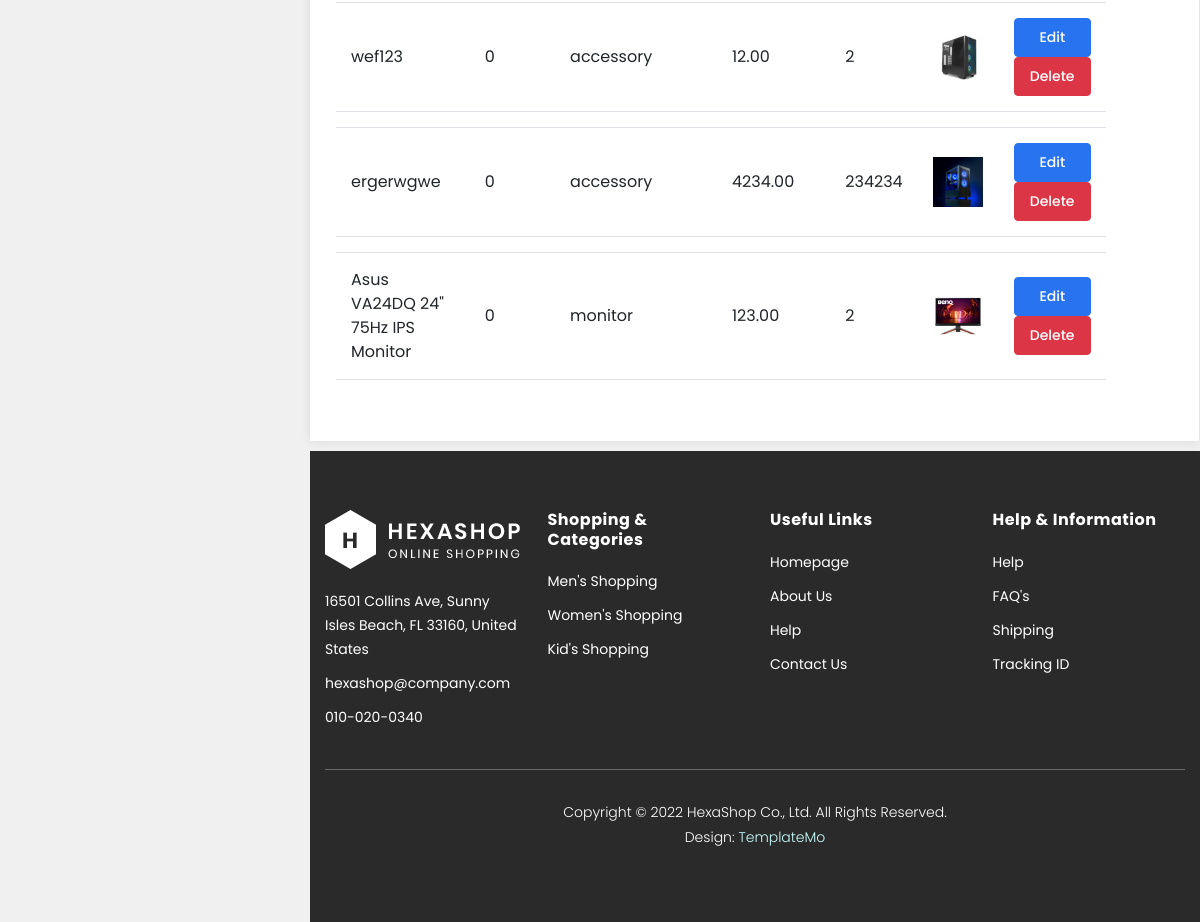
/admin_viewproduct/ (signed in, lower part), run on an earlier commit of the app's database.
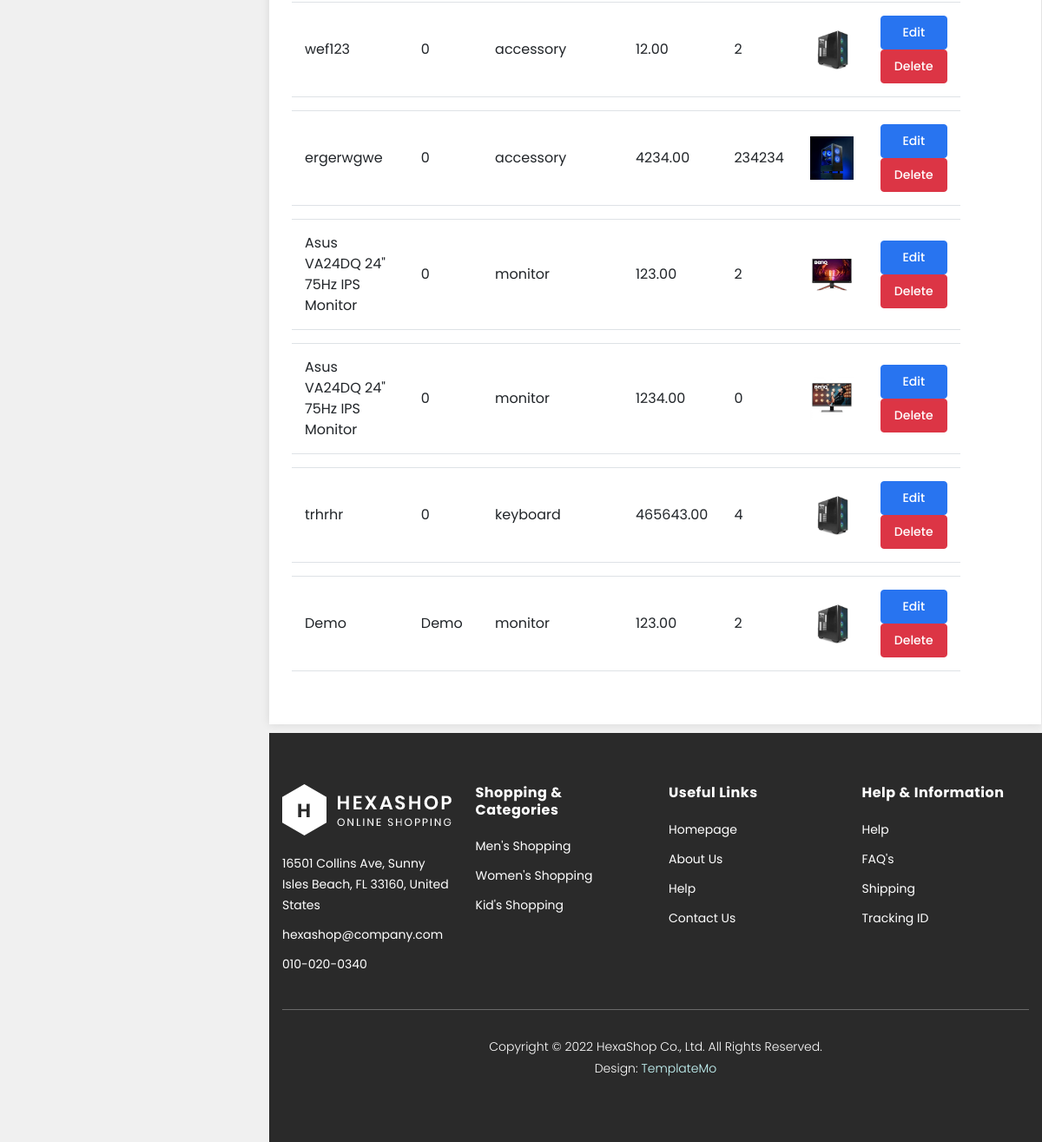
And on a later commit of the database.
### userapp/models.py (models this page shows, shortened)
class Product(models.Model):
    CATEGORY_CHOICES = (
        ('monitor', 'Monitor'),
        ('keyboard', 'Keyboard'),
        ('mouse', 'Mouse'),
        ('assembled_cpu', 'Assembled CPU'),
        ('accessory', 'Accessory'),
    )
    productId = models.AutoField(primary_key=True)
    name = models.CharField(max_length=255)
    brand = models.CharField(max_length=100)  # New field for brand name
    category = models.CharField(max_length=50, choices=CATEGORY_CHOICES)
    price = models.DecimalField(max_digits=10, decimal_places=2)
    stockLevel = models.PositiveIntegerField()
    description = models.TextField()
    main_image = models.ImageField(upload_to='product_images/', null=True, blank=True)

### userapp/views.py (the view)
# urls.py: path('admin_viewproduct/', views.admin_viewproduct, name='admin_viewproduct'),
@login_required(login_url='userapp:login')
def admin_viewproduct(request):
    products = Product.objects.all()
    return render(request, 'admin_viewproduct.html', {'products': products})

### template/admin_viewproduct.html (shortened to what the changed rows need)
{% load static %}
<!DOCTYPE html>
<html lang="en">
  <head>
    <link rel="stylesheet" type="text/css" href="{% static 'css/bootstrap.min.css' %}">
    <link rel="stylesheet" type="text/css" href="{% static 'css/font-awesome.css' %}">
    <link rel="stylesheet" href="{% static 'css/templatemo-hexashop.css' %}">
    <link rel="stylesheet" href="{% static 'css/owl-carousel.css' %}">
    <link rel="stylesheet" href="{% static 'css/lightbox.css' %}">
    <link rel="stylesheet" href="https://cdnjs.cloudflare.com/ajax/libs/font-awesome/5.15.3/css/all.min.css">
    </head>
    <body style="background-color:#f0f0f0;">
    <div class="profilebody">
        <div class="o20LY5">
                <div class="container-fluid">
                    <div class="row">
                        <div class="col-md-9">
                            <table class="table">
                                <tbody>
                                    {% for product in products %}
                                    <tr>
                                        <td>{{ product.name }}</td>
                                        <td>{{ product.brand}}</td>
                                        <td>{{ product.category }}</td>
                                        <td>{{ product.price }}</td>
                                        <td>{{ product.stockLevel }}</td>
                                        <td>
                                            {% if product.main_image %}
                                            <img src="{{ product.main_image.url }}" alt="{{ product.name }}" style="width: 50px; height: 50px;">
                                            {% else %}
                                            No image
                                            {% endif %}
                                        </td>
                                        <td>
                                            <a href="{% url 'userapp:admin_editproduct' product.productId %}" class="btn btn-sm btn-primary">Edit</a>
                                            <button onclick="showDeleteModal('{{ product.productId }}')" class="btn btn-danger btn-sm">Delete</button>
                                        </td>
                                    </tr>
                                    {% endfor %}
                                </tbody>
                            </table>
                        </div>
                    </div>
                </div>
            </div>
        </div>
</body>
</html>

What changed in the data, as far as the page shows it:
added Product: name "Asus VA24DQ 24\" 75Hz IPS Monitor", brand "0", category "monitor", price "1234.00", stockLevel "0", main_image (picture)
added Product: name "trhrhr", brand "0", category "keyboard", price "465643.00", stockLevel "4", main_image (picture)
added Product: name "Demo", brand "Demo", category "monitor", price "123.00", stockLevel "2", main_image (picture)
